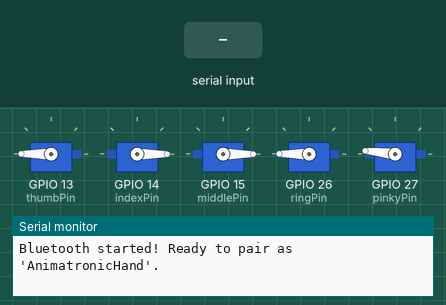
A sketch run on a simulated ESP32. Parts: 5 × servo, the last lines printed to the serial monitor. The inputs (shaded band) are chosen by the test bench. Nothing arrives over Bluetooth unless stated.

Above: at 1.2 s.
1.3 s: "1\n" received over the second serial link
At 1.7 s:
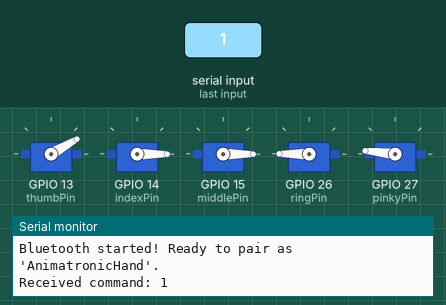
2.8 s: "i\n" received over the second serial link
At 4.0 s:
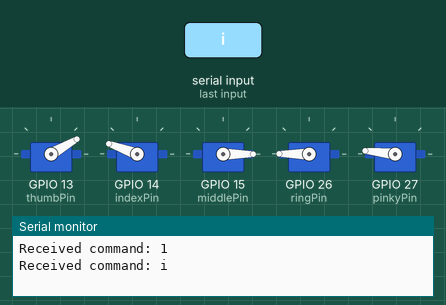
4.3 s: "t\n" received over the second serial link
At 5.2 s:
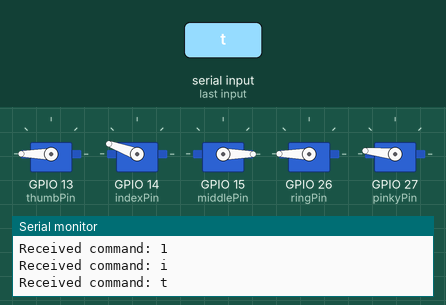
5.8 s: "m\n" received over the second serial link
At 6.3 s:
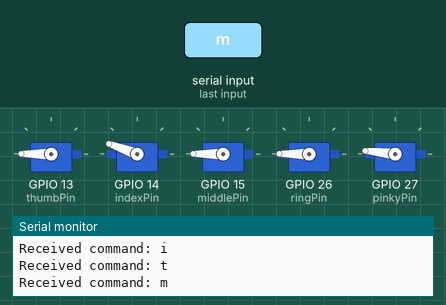
7.3 s: "r\n" received over the second serial link
At 8.5 s:
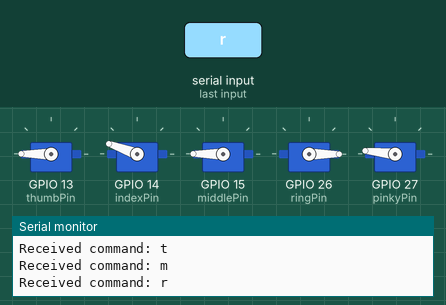
8.8 s: "p\n" received over the second serial link
At 9.8 s:
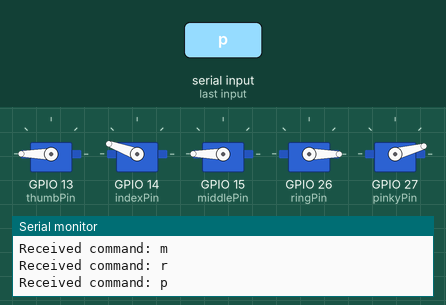
Timing chart, 0 to 11.3 s (numbered marks = the images above; inputs shaded):
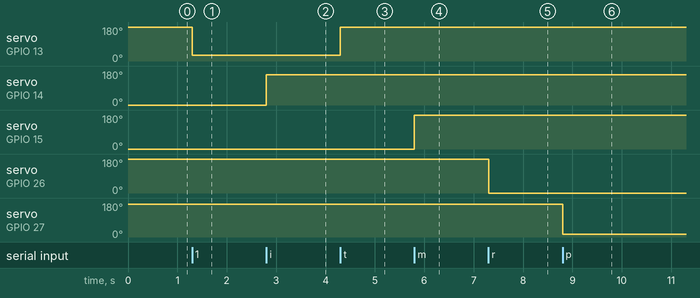

The sketch:

Bluetooth_hand.ino
```cpp
#include "BluetoothSerial.h"
#include <ESP32Servo.h>

// Check if Bluetooth is enabled in the ESP32 board configuration
#if !defined(CONFIG_BT_ENABLED) || !defined(CONFIG_BLUEDROID_ENABLED)
#error Bluetooth is not enabled! Please run `make menuconfig` to and enable it
#endif

// Create Bluetooth Serial object
BluetoothSerial SerialBT;

// Pin definitions
const int thumbPin = 13;
const int indexPin = 14;
const int middlePin = 15;
const int ringPin = 26;
const int pinkyPin = 27;

// Servo objects
Servo thumbServo;
Servo indexServo;
Servo middleServo;
Servo ringServo;
Servo pinkyServo;

// Angles for open and closed states
const int OPEN_ANGLE = 0;
const int CLOSED_ANGLE = 180;

// Variables to track current state
// (true = 180/closed, false = 0/open)
bool thumbState = true;   // Starts at 180
bool indexState = false;  // Starts at 0
bool middleState = false; // Starts at 0
bool ringState = true;    // Starts at 180
bool pinkyState = true;   // Starts at 180

void setup() {
  Serial.begin(115200);

  // Allocate standard ESP32 PWM timers for the servos
  ESP32PWM::allocateTimer(0);
  ESP32PWM::allocateTimer(1);
  ESP32PWM::allocateTimer(2);
  ESP32PWM::allocateTimer(3);

  // Set standard servo frequencies
  thumbServo.setPeriodHertz(50);
  indexServo.setPeriodHertz(50);
  middleServo.setPeriodHertz(50);
  ringServo.setPeriodHertz(50);
  pinkyServo.setPeriodHertz(50);

  // Attach servos to pins
  thumbServo.attach(thumbPin, 500, 2400);
  indexServo.attach(indexPin, 500, 2400);
  middleServo.attach(middlePin, 500, 2400);
  ringServo.attach(ringPin, 500, 2400);
  pinkyServo.attach(pinkyPin, 500, 2400);

  // Set the exact starting positions you requested
  thumbServo.write(180);
  indexServo.write(0);
  middleServo.write(0);
  ringServo.write(180);
  pinkyServo.write(174);

  // Start Bluetooth device
  SerialBT.begin("AnimatronicHand");
  Serial.println("Bluetooth started! Ready to pair as 'AnimatronicHand'.");
}

void loop() {
  // Check if we received anything over Bluetooth
  if (SerialBT.available()) {
    char incomingChar = SerialBT.read();

    // Ignore newline or carriage return characters
    if (incomingChar == '\n' || incomingChar == '\r') {
      return;
    }

    Serial.print("Received command: ");
    Serial.println(incomingChar);

    // Toggle fingers based on the character received
    switch (incomingChar) {
      case '1':
      case 't':
        thumbState = !thumbState;
        thumbServo.write(thumbState ? CLOSED_ANGLE : 30);
        SerialBT.println("Thumb toggled");
        break;

      case '2':
      case 'i':
        indexState = !indexState;
        indexServo.write(indexState ? 160 : OPEN_ANGLE);
        SerialBT.println("Index toggled");
        break;

      case '3':
      case 'm':
        middleState = !middleState;
        middleServo.write(middleState ? CLOSED_ANGLE : OPEN_ANGLE);
        SerialBT.println("Middle toggled");
        break;

      case '4':
      case 'r':
        ringState = !ringState;
        ringServo.write(ringState ? CLOSED_ANGLE : OPEN_ANGLE);
        SerialBT.println("Ring toggled");
        break;

      case '5':
      case 'p':
        pinkyState = !pinkyState;
        pinkyServo.write(pinkyState ? CLOSED_ANGLE : 15);
        SerialBT.println("Pinky toggled");
        break;

      default:
        SerialBT.println("Invalid command. Send t, i, m, r, or p.");
        break;
    }
  }
}
```

Measured:
- after the input at 1.3 s, servo on GPIO 13 (thumbPin): 180° → 30° at once
- after the input at 2.8 s, servo on GPIO 14 (indexPin): 0° → 160° at once
- after the input at 4.3 s, servo on GPIO 13 (thumbPin): 30° → 180° at once
- after the input at 5.8 s, servo on GPIO 15 (middlePin): 0° → 180° at once
- after the input at 7.3 s, servo on GPIO 26 (ringPin): 180° → 0° at once
- after the input at 8.8 s, servo on GPIO 27 (pinkyPin): 174° → 15° at once
